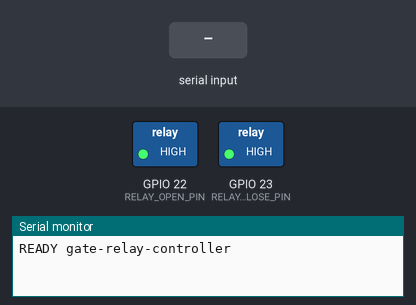
A program run on a simulated ESP32. Parts: switched loads named in the program (green lamp = pin HIGH), the last lines printed to the serial monitor. The inputs (shaded band) are chosen by the test bench.

Above: at 1.2 s.
1.3 s: "PULSE_OPEN\n" received over Serial
At 1.5 s:
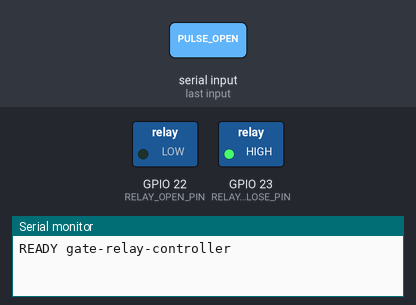
3.2 s: "PULSE_CLOSE\n" received over Serial
At 3.4 s:
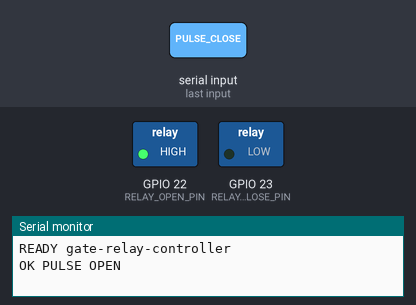
Timing chart, 0 to 6.2 s (numbered marks = the images above; inputs shaded):
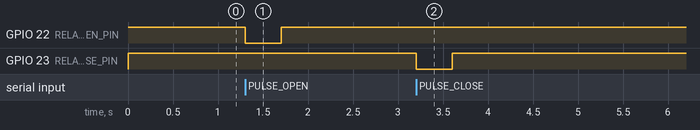

Measured:
- after the input at 1.3 s, GPIO 22 (RELAY_OPEN_PIN): HIGH → LOW at once, → HIGH 0.40 s later
- after the input at 3.2 s, GPIO 23 (RELAY_CLOSE_PIN): HIGH → LOW at once, → HIGH 0.40 s later

The program:

main.cpp
```cpp
#include <Arduino.h>

// Replaces the original (source lost) WiFi-AP relay-switch sketch recovered
// from this board's flash: same two relays (D22/D23), but controlled over
// USB serial instead of WiFi -- the university network this board would
// otherwise need to join uses enterprise auth and very likely client
// isolation, so a simple WiFi station connection wouldn't let the ALPR
// server reach it anyway. A serial tether sidesteps the network entirely.
//
// Wiring (per the physical board): D22 = gate open, D23 = gate close.
// Most small ESP32 relay modules are active-LOW (LOW energizes the relay);
// flip RELAY_ACTIVE_LOW if the relay clicks on the opposite command.
constexpr bool RELAY_ACTIVE_LOW = true;
constexpr int RELAY_OPEN_PIN = 22;
constexpr int RELAY_CLOSE_PIN = 23;
// Mimics the original UI's "press and hold" gesture (mousedown -> on,
// mouseup -> off) as a single atomic pulse -- done on-device so a serial
// hiccup on the server side can't leave a relay stuck energized.
constexpr unsigned long PULSE_MS = 400;

void setRelay(int pin, bool energize) {
  digitalWrite(pin, (energize == RELAY_ACTIVE_LOW) ? LOW : HIGH);
}

void pulseRelay(int pin, const char *name) {
  setRelay(pin, true);
  delay(PULSE_MS);
  setRelay(pin, false);
  Serial.print("OK PULSE ");
  Serial.println(name);
}

String inputBuffer;

void handleCommand(String cmd) {
  cmd.trim();
  if (cmd.length() == 0) {
    return;
  }
  if (cmd == "PULSE_OPEN") {
    pulseRelay(RELAY_OPEN_PIN, "OPEN");
  } else if (cmd == "PULSE_CLOSE") {
    pulseRelay(RELAY_CLOSE_PIN, "CLOSE");
  } else if (cmd == "STATUS") {
    Serial.println("OK STATUS ready");
  } else {
    Serial.print("ERR unknown command: ");
    Serial.println(cmd);
  }
}

void setup() {
  Serial.begin(115200);
  pinMode(RELAY_OPEN_PIN, OUTPUT);
  pinMode(RELAY_CLOSE_PIN, OUTPUT);
  setRelay(RELAY_OPEN_PIN, false);
  setRelay(RELAY_CLOSE_PIN, false);
  Serial.println("READY gate-relay-controller");
}

void loop() {
  while (Serial.available()) {
    char c = (char)Serial.read();
    if (c == '\n') {
      handleCommand(inputBuffer);
      inputBuffer = "";
    } else if (c != '\r') {
      inputBuffer += c;
    }
  }
}
```
